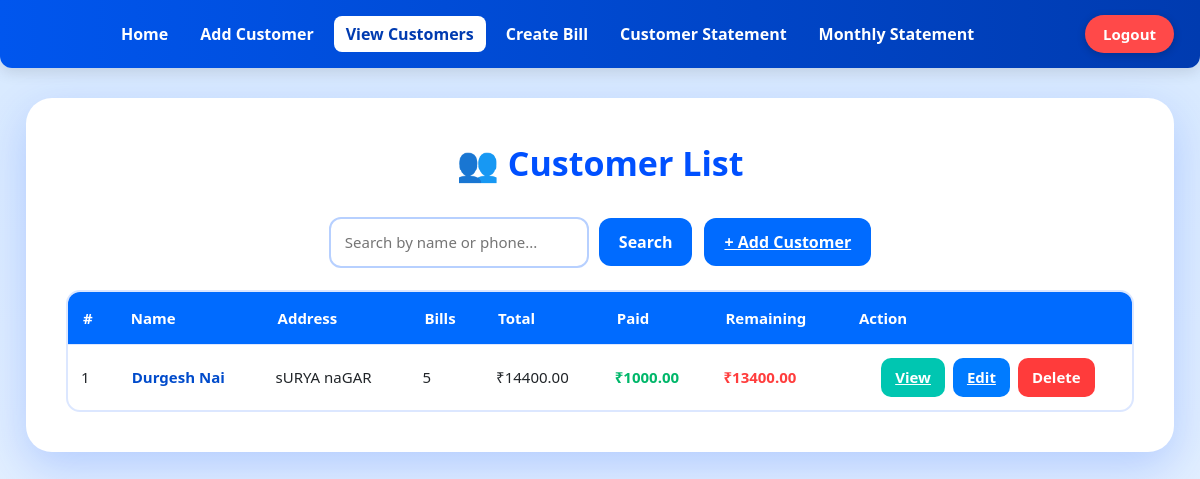
/view-customers/ (signed in), run on an earlier commit of the app's database.
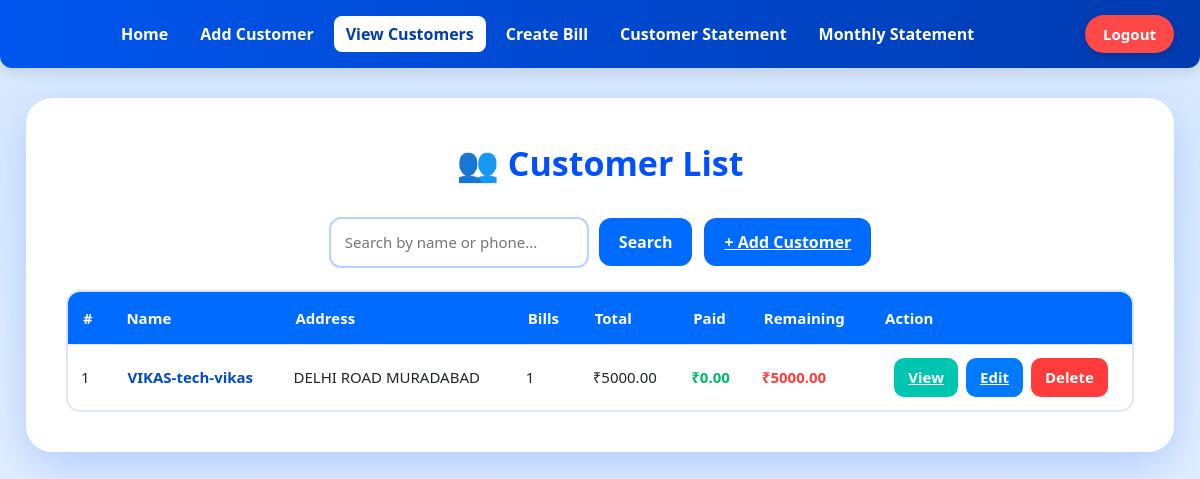
And on a later commit of the database.
### bills/models.py (models this page shows, shortened)
class Customer(models.Model):
    name = models.CharField(max_length=200, unique=True)
    phone = models.CharField(max_length=15, blank=True, null=True)
    address = models.TextField(blank=True, null=True)
    created_at = models.DateTimeField(auto_now_add=True)
    total_amount = models.DecimalField(max_digits=12, decimal_places=2, default=Decimal('0.00'))
    paid_amount = models.DecimalField(max_digits=12, decimal_places=2, default=Decimal('0.00'))
    remaining_amount = models.DecimalField(max_digits=12, decimal_places=2, default=Decimal('0.00'))
    class Meta:
        ordering = ['name']

### bills/views.py (the view)
# urls.py: path('view-customers/', views.view_customers, name='view_customers'),
@login_required
def view_customers(request):
    q = request.GET.get('q', '').strip()
    customers = Customer.objects.all()
    if q:
        customers = customers.filter(name__icontains=q) | customers.filter(phone__icontains=q)
    customer_data = []
    for c in customers:
        bills = Bill.objects.filter(customer=c)
        total_amount = sum((b.total_amount or Decimal('0')) for b in bills)
        total_paid = sum((b.paid_amount or Decimal('0')) for b in bills)
        customer_data.append({
            "id": c.id,
            "name": c.name,
            "phone": c.phone,
            "address": c.address,
            "total_bills": bills.count(),
            "total_amount": total_amount,
            "total_paid": total_paid,
            "total_remaining": total_amount - total_paid,
        })
    return render(request, "view_customers.html", {"customers": customer_data, "q": q})

### templates/view_customers.html (shortened to what this page needs)
{% extends "base.html" %}
{% block content %}
<div class="page-wrapper">
  <div class="card-shell">
    <div class="page-title">👥 Customer List</div>
    <div class="controls">
      <form method="get">
        <input type="text" name="q" value="{{ q }}" placeholder="Search by name or phone...">
        <button class="btn-primary">Search</button>
      </form>
      <a href="{% url 'add_customer' %}" class="btn-primary">+ Add Customer</a>
    </div>
    <div class="table-wrap">
      <div class="desktop-table">
        {% if customers %}
        <table class="custom-table">
          <thead>
            <tr>
              <th>#</th><th>Name</th><th>Address</th><th>Bills</th>
              <th>Total</th><th>Paid</th><th>Remaining</th><th>Action</th>
            </tr>
          </thead>
          <tbody>
            {% for c in customers %}
            <tr>
              <td>{{ forloop.counter }}</td>
              <td style="text-align:left;padding-left:16px;">
                <a href="{% url 'customer_detail' c.id %}" style="color:#004bcb;font-weight:700;text-decoration:none;">
                  {{ c.name }}
                </a>
              </td>
              <td>{{ c.address|default:"—" }}</td>
              <td>{{ c.total_bills }}</td>
              <td>₹{{ c.total_amount|floatformat:2 }}</td>
              <td class="row-success">₹{{ c.total_paid|floatformat:2 }}</td>
              <td class="{% if c.total_remaining != 0 %}row-danger{% else %}row-success{% endif %}">
                ₹{{ c.total_remaining|floatformat:2 }}
              </td>
              <td>
                <div class="action-buttons">
                  <a href="{% url 'customer_detail' c.id %}" class="btn-sm btn-view">View</a>
                  <a href="{% url 'edit_customer' c.id %}" class="btn-sm btn-edit">Edit</a>
                  <form method="post" action="{% url 'delete_customer' c.id %}">
                    <button class="btn-sm btn-delete" onclick="return confirm('Delete {{ c.name }}?');">Delete</button>
                  </form>
                </div>
              </td>
            </tr>
            {% endfor %}
          </tbody>
        </table>
        {% else %}
        <div style="padding:22px;text-align:center;color:#666;">No customers found.</div>
        {% endif %}
      </div>
    </div>
  </div>
</div>
{% endblock %}

What changed in the data, as far as the page shows it:
removed Customer: name "Durgesh Nai", address "sURYA naGAR"
added Customer: name "VIKAS-tech-vikas", address "DELHI ROAD MURADABAD"
Also different on the page:
new list line: "1 1 ₹ 5000.00 ₹ 0.00 ₹ 5000.00 View Edit Delete"
list line gone: "1 5 ₹ 14400.00 ₹ 1000.00 ₹ 13400.00 View Edit Delete"
